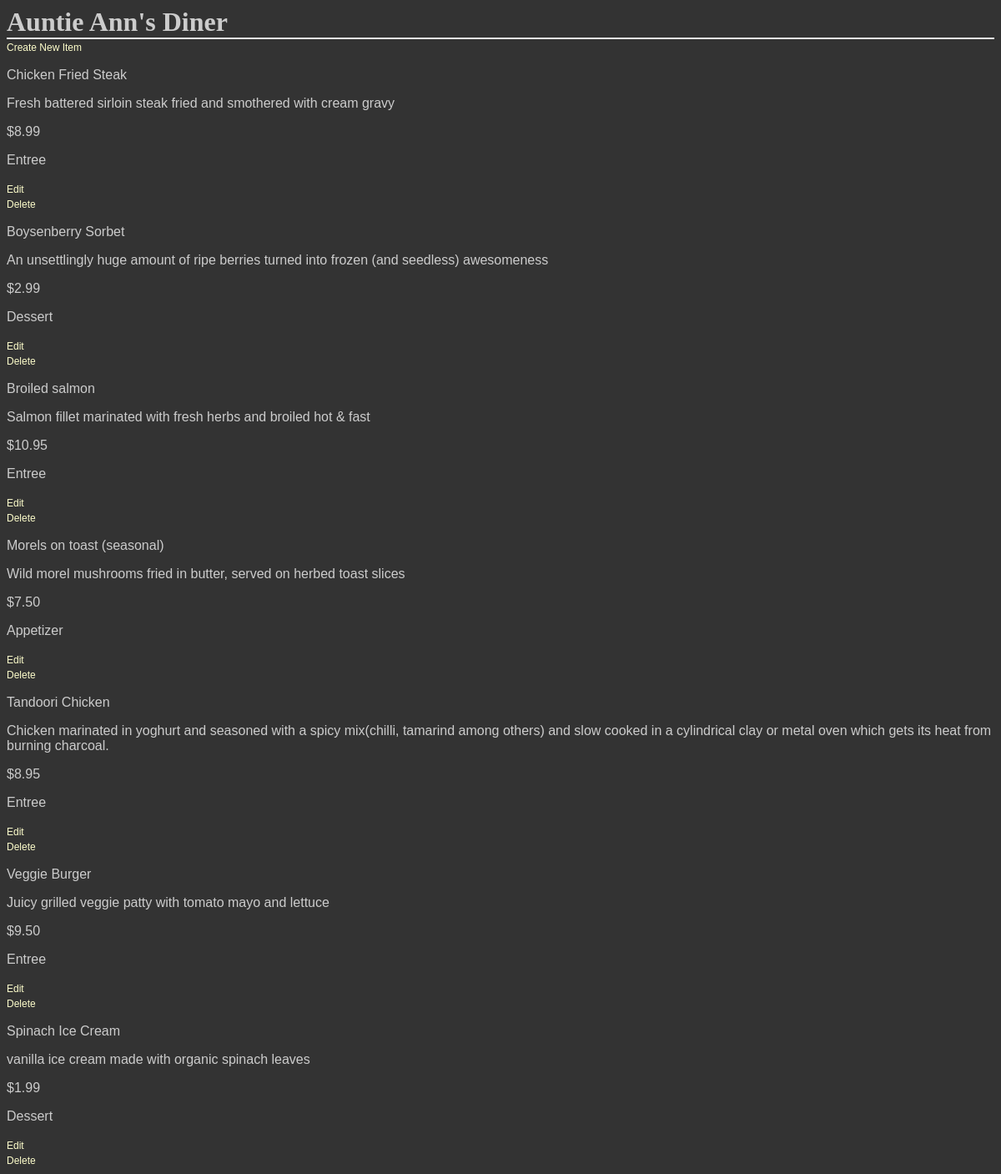
The app's page /restaurant/8/menu with its own data.
### database_setup.py (models this page shows, shortened)
class AbstractBase(object):
    def __repr__(self):
        return str(self.__dict__)
    def serialize(self):
        raise NotImplemented()

class Restaurant(Base, AbstractBase):
    __tablename__ = 'restaurant'
    id = Column(Integer, Sequence('restaurant_id_seq'), primary_key=True)
    name = Column(String(80), nullable=False)

class MenuItem(Base, AbstractBase):
    __tablename__ = 'menu_item'
    name = Column(String(80), nullable=False)
    id = Column(Integer, Sequence('menuitem_id_seq'), primary_key=True)
    course = Column(String(250))
    description = Column(String(250))
    price = Column(String(8))
    restaurant_id = Column(Integer, ForeignKey('restaurant.id'))
    restaurant = relationship(Restaurant)

### project.py (the view)
@app.route("/restaurant/<int:restaurant_id>")
@app.route("/restaurant/<int:restaurant_id>/menu")
def restaurant_menu(restaurant_id):
    try:
        restaurant, items = get_restaurant_menu(restaurant_id)
    except NoResultFound:
        raise Exception("Not found")
    else:
        return render_template("menu.html", restaurant=restaurant, items=items)

### project.py (called while the page is built)
def get_restaurant_menu(restaurant_id):
    restaurant = read_data.read_by_id(Restaurant, {'id': restaurant_id})
    kwargs = {'restaurant_id': restaurant.id}
    items = read_data.find_by(MenuItem, kwargs)
    return restaurant, items

### read_data.py (called while the page is built)
def read_by_id(type, kwargs={}):
    data = session.query(type).filter_by(**kwargs).first()
    return data

def find_by(type, kwargs={}):
    data = session.query(type).filter_by(**kwargs)
    return data

### templates/menu.html (shortened to what this page needs)
<!DOCTYPE html>
<html lang="en">
<head>
    <link rel=stylesheet type=text/css href="{{ url_for('static', filename='style.css') }}">
</head>
<body>
<h1>{{restaurant.name}}</h1>
<a href='{{url_for("new_menu_item", restaurant_id = restaurant.id) }}'>
    Create New Item</a>
{% for i in items %}
<div>
    <p>{{i.name}}</p>
    <p>{{i.description}}</p>
    <p> {{i.price}} </p>
    <p> {{i.course}} </p>
    <a href='{{url_for("edit_menu_item", restaurant_id = restaurant.id, menu_id = i.id) }}'>Edit</a>
    <a href='{{url_for("delete_menu_item", restaurant_id = restaurant.id, menu_id = i.id ) }}'>Delete</a>
</div>
{% endfor %}
</body>
</html>
</html>

### static/style.css (style rules this page uses)
body { font-family: sans-serif; background-color: #333333; background-image: url('https://cloud.githubusercontent.com/assets/9041401/6119508/7cbced14-b07e-11e4-9dbd-f01488203879.jpg') }
h1, h2, h3, h4 { color: #CCCCCC; }
h1, h2 { font-family: 'Georgia', serif; margin: 0; }
h1 { border-bottom: 2px solid #eee; }
p { color: #CCCCCC; }
a { text-decoration: none; color:#FFFFCC; font-size: .75em; }

### records on screen
Restaurant: name "Auntie Ann's Diner"
MenuItem: name "Chicken Fried Steak", description "Fresh battered sirloin steak fried and smothered with cream gravy", price "$8.99", course "Entree"
MenuItem: name "Boysenberry Sorbet", description "An unsettlingly huge amount of ripe berries turned into frozen (and seedless) awesomeness", price "$2.99", course "Dessert"
MenuItem: name "Broiled salmon", description "Salmon fillet marinated with fresh herbs and broiled hot & fast", price "$10.95", course "Entree"
MenuItem: name "Morels on toast (seasonal)", description "Wild morel mushrooms fried in butter, served on herbed toast slices", price "$7.50", course "Appetizer"
MenuItem: name "Tandoori Chicken", description "Chicken marinated in yoghurt and seasoned with a spicy mix(chilli, tamarind among others) and slow cooked in a cylindrical clay or metal oven which gets its heat from burning charcoal.", price "$8.95", course "Entree"
MenuItem: name "Veggie Burger", description "Juicy grilled veggie patty with tomato mayo and lettuce", price "$9.50", course "Entree"
MenuItem: name "Spinach Ice Cream", description "vanilla ice cream made with organic spinach leaves", price "$1.99", course "Dessert"
